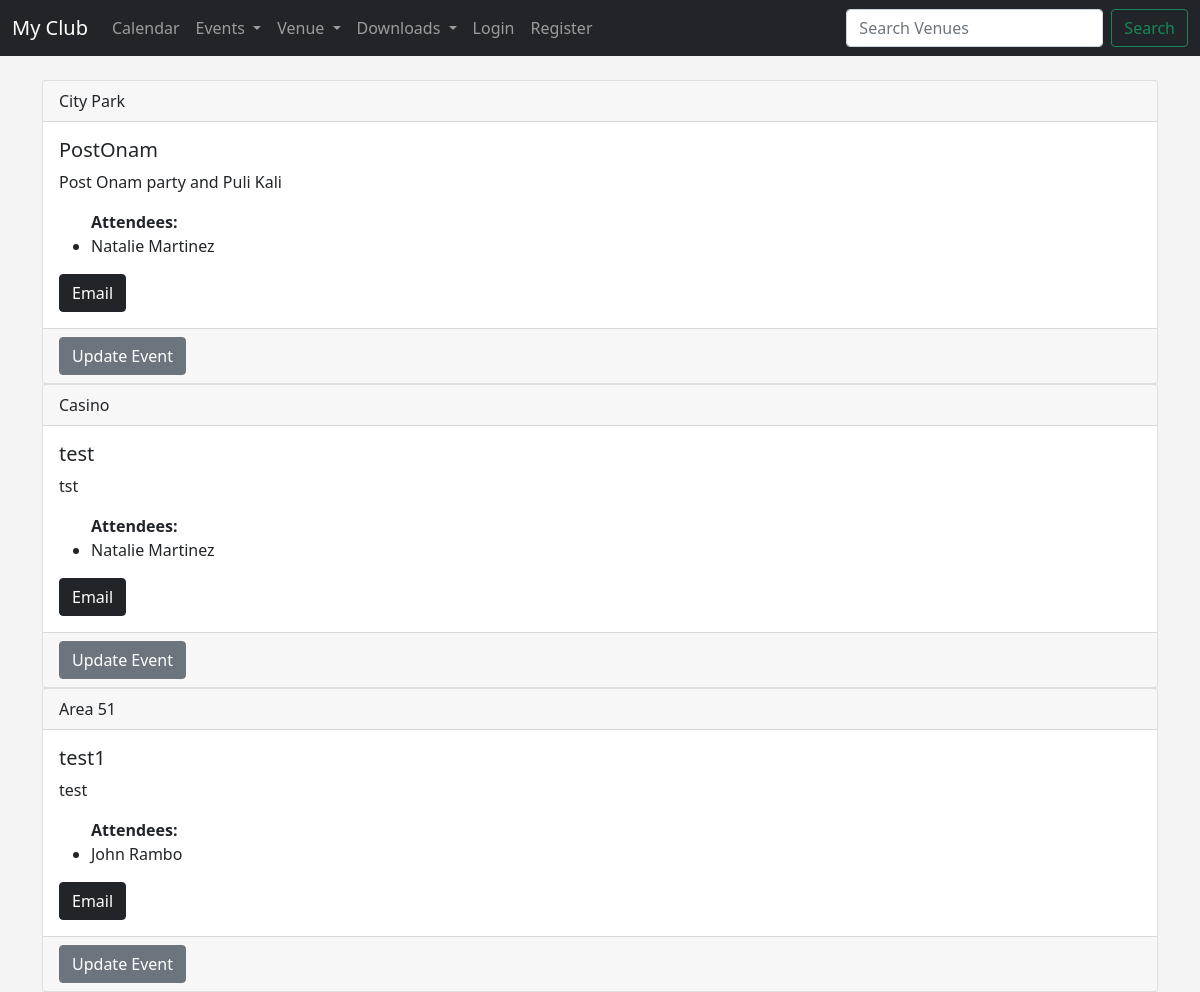
/events, run on an earlier commit of the app's database.
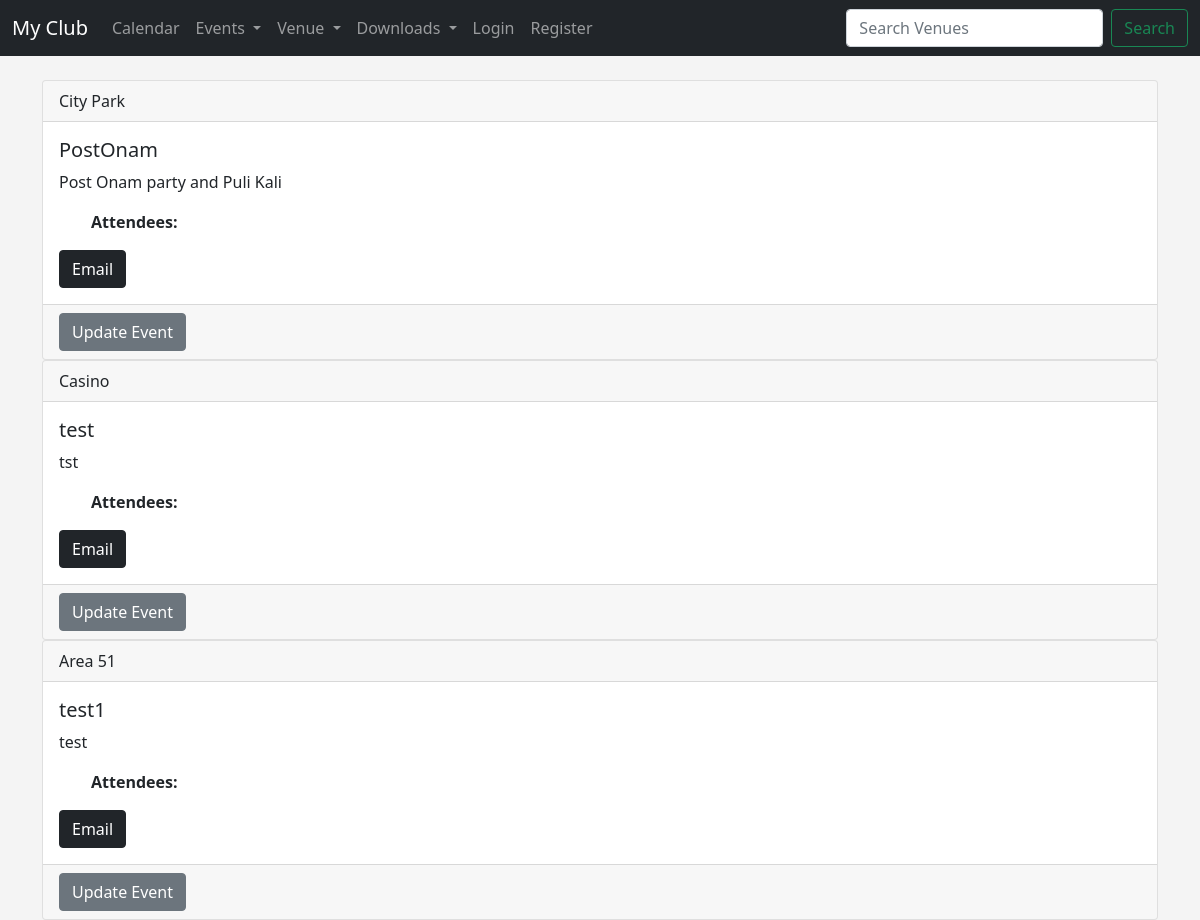
And on a later commit of the database.
### events/models.py (models this page shows)
class Event(models.Model):
    name = models.CharField('Event Name', max_length=120)
    event_date = models.DateTimeField('Event date')
    venue = models.ForeignKey(Venue, blank=True, null=True, on_delete=models.CASCADE)
    manager = models.ForeignKey(User, blank=True, null=True, on_delete=models.SET_NULL)
    description = models.TextField(blank=True)
    attendees = models.ManyToManyField(MyClubUser)
    def __str__(self):
        return self.name

class Venue(models.Model):
    name = models.CharField('Venue Name', max_length=120)
    address = models.CharField(max_length=300)
    zip_code =models.CharField('Zip Code', max_length=10)
    phone = models.CharField('Contact Phone', max_length=15,blank=True)
    website = models.URLField('Website Address',blank=True)
    email_address = models.EmailField('Email Address',blank=True)
    def __str__(self):
        return self.name

class MyClubUser(models.Model):
    first_name = models.CharField(max_length=30)
    last_name = models.CharField(max_length=30)
    email = models.EmailField('User Email')
    def __str__(self) -> str:
        return self.first_name + ' ' + self.last_name

### events/views.py (the view)
# urls.py: path('events', views.all_events, name='list-events'),
def all_events(request):
    event_list = Event.objects.all().order_by('event_date', 'venue')
    return render(request, 'events/event_list.html', {'event_list' : event_list})

### templates/events/event_list.html (shortened to what this page needs)
{% extends 'events/base.html' %}
    {% block content %}
        {% for event in event_list %}
            <div class="card">
                <div class="card-header">
                    {{event.venue}}
                </div>
                <div class="card-body">
                     <h5 class="card-title">{{event}} </h5>
                    <p class="card-text"> {{event.description}} </p>
                    <ul>
                        <strong>Attendees: </strong>
                        {% for user in event.attendees.all  %}
                        <li> {{ user }} </li>
                        {% endfor %}
                    </ul>
                    <a href="mailto:{{event.venue.email_address}}" class="btn btn-dark">Email</a>
                </div>
                <div class="card-footer text-muted">
                    <a href="{% url 'update-event' event.id %}" class="btn btn-secondary">Update Event</a>
                </div>
            </div>
        {% endfor %}
    {% endblock %}

### templates/events/base.html (shortened to what this page needs)
<!doctype html>
<html lang="en">
  <head>
    <link href="https://cdn.jsdelivr.net/npm/bootstrap@5.0.2/dist/css/bootstrap.min.css" rel="stylesheet">
  </head>
  <body>
    {% include 'events/navbar.html' %}
    <br>
    <div class="container">
      {% block content %}
      {% endblock %}
    </div>
  </body>
</html>

### templates/events/navbar.html (shortened to what this page needs)
<nav class="navbar navbar-expand-lg navbar-dark bg-dark">
    <div class="container-fluid">
      <a class="navbar-brand" href="{% url 'home' %}">My Club</a>
      <div class="collapse navbar-collapse" id="navbarSupportedContent">
        <ul class="navbar-nav me-auto mb-2 mb-lg-0">
          <li class="nav-item">
            <a class="nav-link" href="{% url 'home' '2023' 'October' %}">Calendar</a>
          </li>
          <li class="nav-item dropdown">
            <a class="nav-link dropdown-toggle" href="#" id="navbarDropdown" role="button" data-bs-toggle="dropdown" aria-expanded="false">
              Events
            </a>
          </li>
          <li class="nav-item dropdown">
            <a class="nav-link dropdown-toggle" href="#" id="navbarDropdown" role="button" data-bs-toggle="dropdown" aria-expanded="false">
              Venue
            </a>
          </li>
          <li class="nav-item dropdown">
            <a class="nav-link dropdown-toggle" href="#" id="navbarDropdown" role="button" data-bs-toggle="dropdown" aria-expanded="false">
              Downloads
            </a>
          </li>
          {% if user.is_authenticated %}
          <li class="nav-item">
            <a class="nav-link" href="{% url 'logout'  %}"> Logout </a>
          </li>
          {% else %}
          <li class="nav-item">
            <a class="nav-link" href="{% url 'login'  %}"> Login </a>
          </li>
          <li class="nav-item">
            <a class="nav-link" href="{% url 'register_user'  %}"> Register </a>
          </li>
          {% endif %}
        </ul>
        <form class="d-flex" method="post" action="{% url 'search-venues' %}">
          <input class="form-control me-2" type="search" placeholder="Search Venues" name='searched' aria-label="Search">
          <button class="btn btn-outline-success" type="submit">Search</button>
        </form>
      </div>
    </div>
  </nav>

### templates/events/base.html (style rules this page uses)
body { background-color: #f4f4f4; }

What changed in the data, as far as the page shows it:
removed MyClubUser: first_name+last_name "Natalie Martinez"
removed MyClubUser: first_name+last_name "John Rambo", shown under Event "test1"
